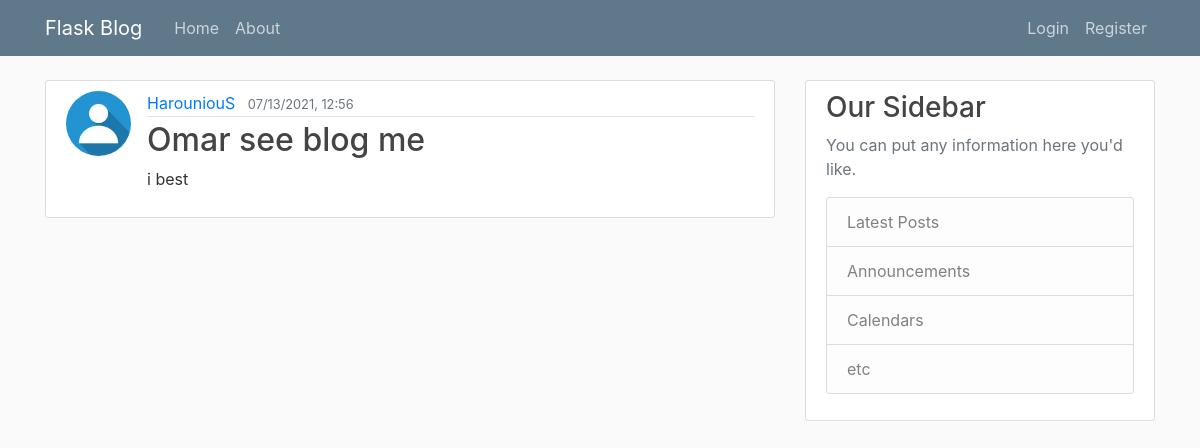
Page /home on the earlier database version.
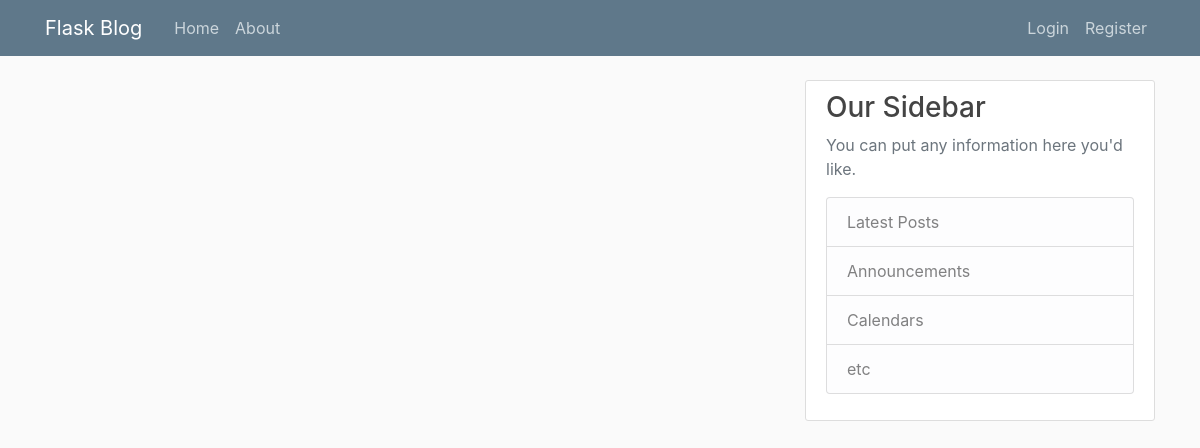
Same page on the later database version.
### flaskblog/models.py (models this page shows, shortened)
class Post(db.Model):
    id = db.Column(db.Integer, primary_key=True)
    title = db.Column(db.String(100), nullable=False)
    date_posted = db.Column(db.DateTime, nullable=False, default=datetime.utcnow())
    content = db.Column(db.Text, nullable=False)
    user_id = db.Column(db.Integer, db.ForeignKey('user.id'), nullable=False)

class User(db.Model, UserMixin):
    id = db.Column(db.Integer, primary_key=True)
    username = db.Column(db.String(20), unique=True, nullable=False)
    email = db.Column(db.String(120), unique=True, nullable=False)
    image_file = db.Column(db.String(20), nullable=False, default='default.jpg')
    password = db.Column(db.String(60), nullable=False)
    posts = db.relationship('Post', backref='author', lazy=True)

### flaskblog/routes.py (the view)
@app.route("/")
@app.route("/home")
def home():
    posts = Post.query.all()
    return render_template('home.html', posts=posts, title='Home')

### flaskblog/templates/home.html
{% extends "layout.html" %}
{% block content %}
    {% for post in posts %}
        <article class="media content-section">
            <img class="rounded-circle article-img" src = "{{ url_for('static', filename = 'profile_pics/' + post.author.image_file) }}">
            <div class="media-body">
            <div class="article-metadata">
                <a class="mr-2" href="#">{{ post.author.username }}</a>
                <small class="text-muted">{{ post.date_posted.strftime('%m/%d/%Y, %H:%M') }}</small>
            </div>
            <h2><a class="article-title" href="{{ url_for('post', post_id = post.id) }}">{{ post.title }}</a></h2>
            <p class="article-content">{{ post.content }}</p>
            </div>
        </article>
    {% endfor %}
{% endblock content %}

Differences in the rows shown:
removed Post: image_file (picture), author.username "HarouniouS", date_posted "07/13/2021, 12:56", title "Omar see blog me", content "i best"
